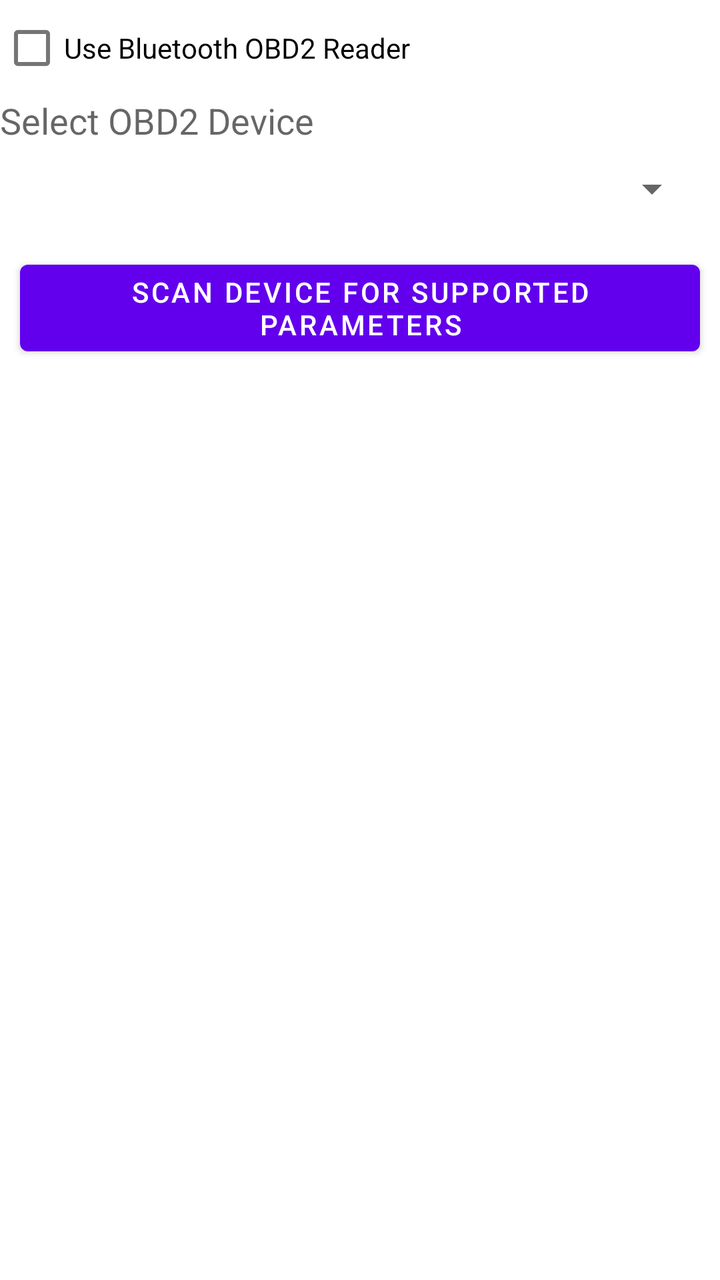
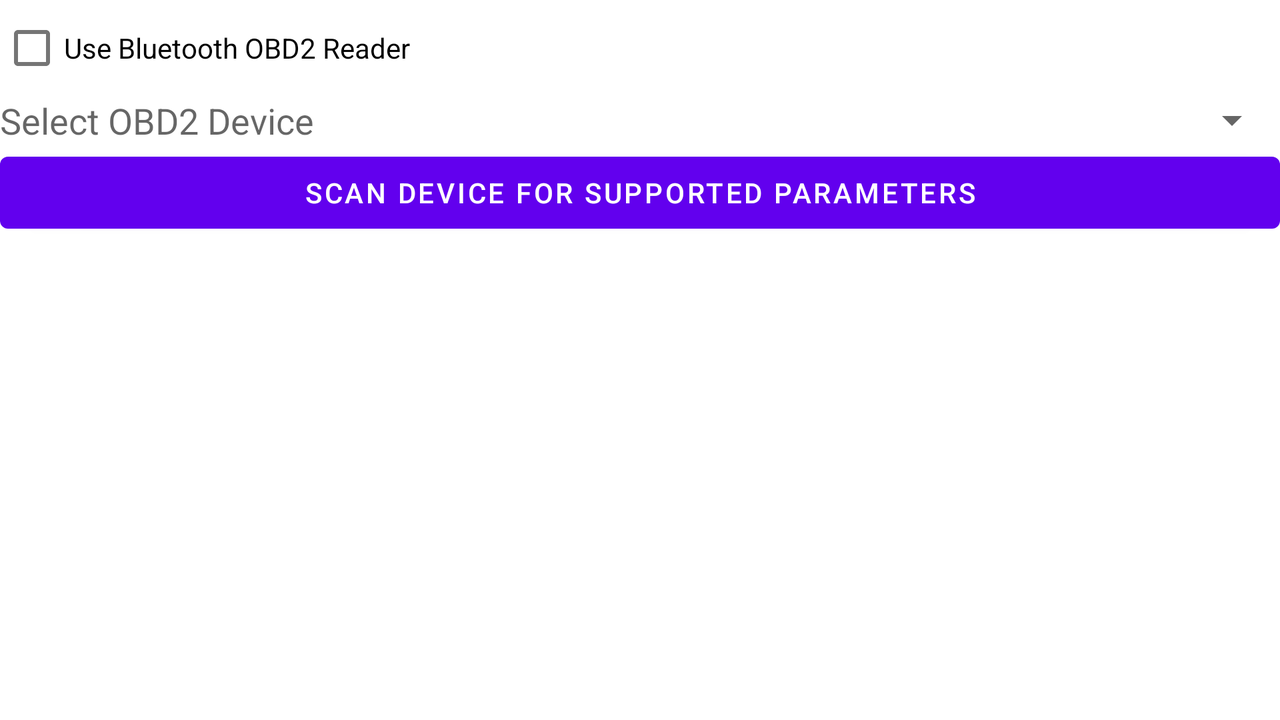

First picture: res/layout/ on a phone held upright. Second picture: the repository's own variant of that layout, on a device whose configuration matches the variant's folder. Source for both follows.
<!-- AndroidManifest.xml: fallback theme Theme.MaterialComponents.DayNight.NoActionBar -->
<!-- res/layout/configureobd2.xml -->
<?xml version="1.0" encoding="utf-8"?>

<LinearLayout xmlns:android="http://schemas.android.com/apk/res/android"
    android:id="@+id/LinearLayout1"
    android:layout_width="match_parent"
    android:layout_height="match_parent"
    android:orientation="vertical" >

    <CheckBox
        android:id="@+id/chkOBD2"
        android:layout_width="match_parent"
        android:layout_height="wrap_content"
        android:text="Use Bluetooth OBD2 Reader" />

    <TextView
        android:id="@+id/textView1"
        android:layout_width="wrap_content"
        android:layout_height="wrap_content"
        android:text="Select OBD2 Device"
        android:textAppearance="?android:attr/textAppearanceMedium" />

    <Spinner
        android:id="@+id/spnOBD2"
        android:layout_width="fill_parent"
        android:layout_height="wrap_content"
        android:layout_margin="10dp" />

    <Button
        android:id="@+id/btnScanPIDs"
        android:layout_width="match_parent"
        android:layout_height="wrap_content"
        android:layout_margin="10dp"
        android:text="Scan device for supported parameters" />

    <ListView
        android:id="@+id/lstPIDs"
        android:layout_width="match_parent"
        android:layout_height="wrap_content"
        android:layout_weight="1" >
    </ListView>

</LinearLayout>
<!-- resources referenced by this layout -->
<resources>

</resources>
<!-- res/layout-land/configureobd2.xml (the repository's variant of the layout above) -->
<!-- drawn on the phone turned sideways -->
<?xml version="1.0" encoding="utf-8"?>

<LinearLayout xmlns:android="http://schemas.android.com/apk/res/android"
    android:id="@+id/LinearLayout1"
    android:layout_width="match_parent"
    android:layout_height="match_parent"
    android:orientation="vertical" >

    <CheckBox
        android:id="@+id/chkOBD2"
        android:layout_width="match_parent"
        android:layout_height="wrap_content"
        android:text="Use Bluetooth OBD2 Reader" />

    <LinearLayout
        android:id="@+id/linearLayout11"
        android:layout_width="match_parent"
        android:layout_height="wrap_content"
        android:orientation="horizontal" >

        <TextView
            android:id="@+id/textView1"
            android:layout_width="wrap_content"
            android:layout_height="wrap_content"
            android:layout_gravity="center_vertical"
            android:text="Select OBD2 Device"
            android:textAppearance="?android:attr/textAppearanceMedium" />

        <Spinner
            android:id="@+id/spnOBD2"
            android:layout_width="0dip"
            android:layout_height="wrap_content"
            android:layout_weight="1" />
    </LinearLayout>

    <Button
        android:id="@+id/btnScanPIDs"
        android:layout_width="match_parent"
        android:layout_height="wrap_content"
        android:text="Scan device for supported parameters" />

    <ListView
        android:id="@+id/lstPIDs"
        android:layout_width="match_parent"
        android:layout_height="0dip"
        android:layout_weight="1" >
    </ListView>

</LinearLayout>
